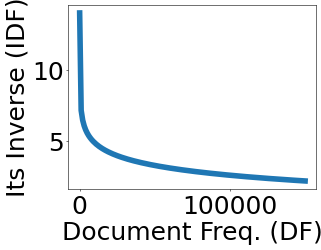

Write Python code to recreate this figure.
#!/usr/bin/env python

import matplotlib.pyplot as plt

import torch

plt.rcParams["font.size"] = 36
plt.figure(dpi=50)

x = torch.linspace(1, 150_000, 151)
y = torch.log(1_270_000 / x)

plt.plot(x, y, linewidth=8)
plt.xlabel("Document Freq. (DF)")
plt.ylabel("Its Inverse (IDF)")
plt.savefig(__file__.replace(".py", ".png"), bbox_inches="tight")
